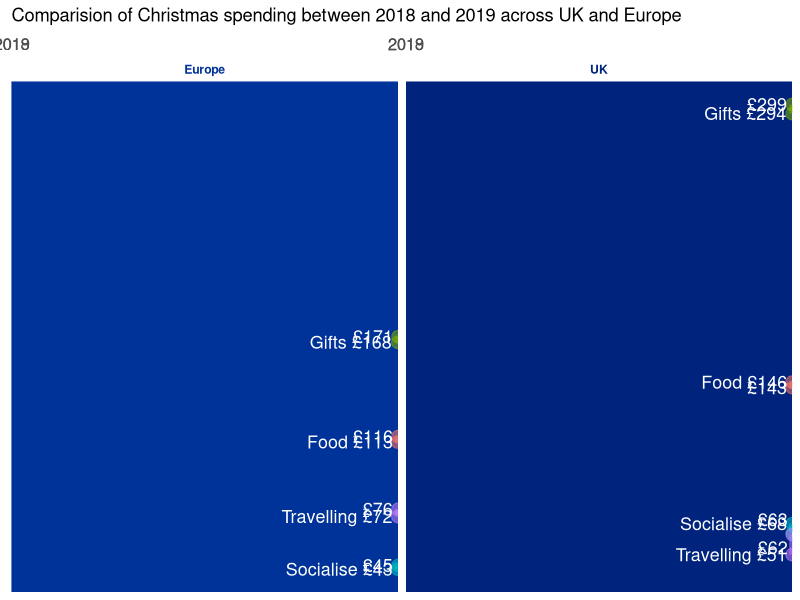
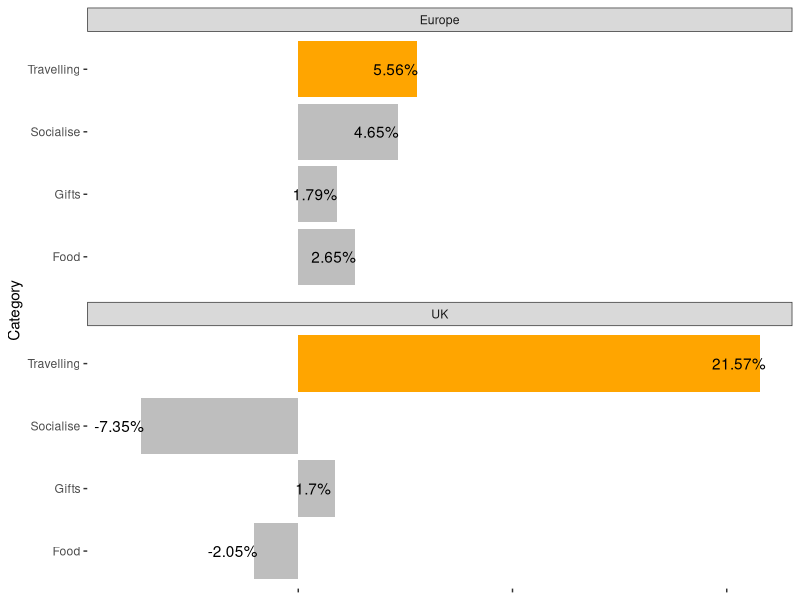
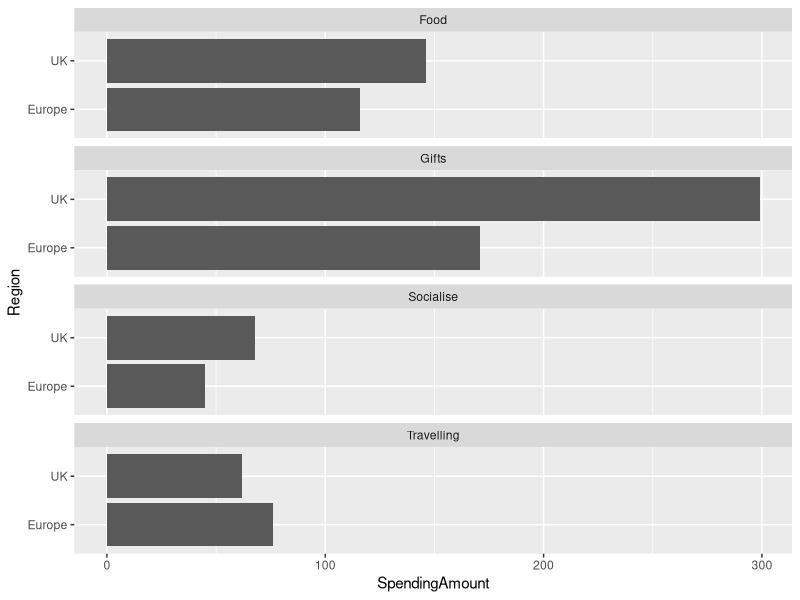
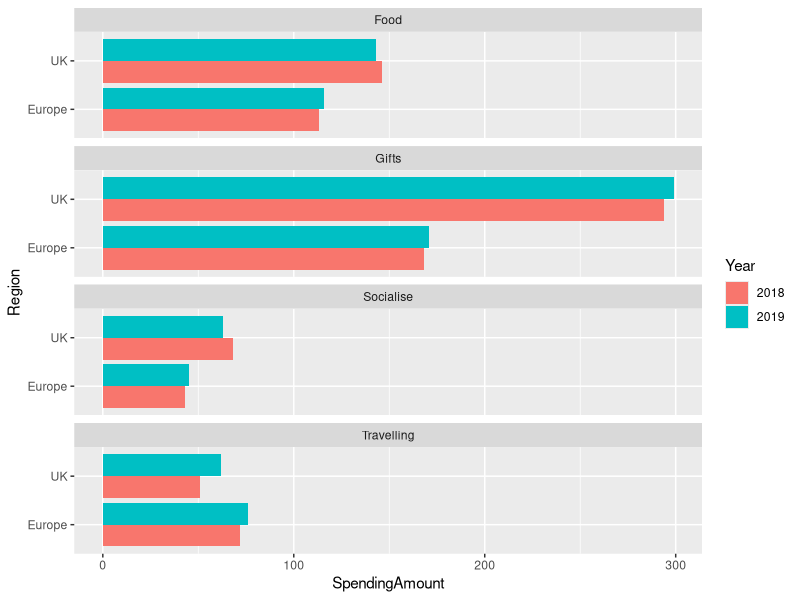

Recreate these plots in R, in order.
library(readxl)
library(tidyverse)
library(ggrepel)

christmasspending<- readxl::read_xlsx("./Christmas_spending/Data/Christmas spending.xlsx")
christmasspending<- christmasspending %>% rename(SpendingAmount=`Amount in £`)
cmasNonTotal <- christmasspending %>% filter(Category != "Total")
## find any missing values
myplot<-ggplot(data = cmasNonTotal, 
               mapping = aes(x=Year,y=SpendingAmount,group=Category)) +
  geom_line(aes(colour=Category,alpha=.5),size=2) +
  geom_point(aes(colour=Category,alpha=.5),size=4) +
  geom_text_repel(data = cmasNonTotal%>%filter(Year=="2018")
                  ,color="white"
                  ,nudge_x = -.45
                  ,mapping = aes(label=paste0(Category," ", "£",as.character(SpendingAmount)),
                                 hjust = "left", 
                                 size = 1)) +
  geom_text_repel(data = cmasNonTotal%>%filter(Year=="2019")
                  ,color='white'
                  ,nudge_x = .25
                  ,mapping = aes(label=paste0( "£",as.character(SpendingAmount)),
                                 hjust = "left", 
                                 size = 1 
                                 
                  ))+
  
  
  scale_x_discrete(position = "top",limit=c("2018","2019")) +
  
  theme_bw() +
  
  theme(legend.position = "none") +
  theme(panel.border = element_blank()) +
  
  theme(axis.title.y     = element_blank()) +
  theme(axis.text.y      = element_blank()) +
  theme(panel.grid.major.y = element_blank()) +
  theme(panel.grid.minor.y = element_blank()) +
  # Remove a few things from the x axis and increase font size
  theme(axis.title.x     = element_blank()) +
  theme(panel.grid.major.x = element_blank()) +
  theme(axis.text.x.top      = element_text(size=12)) +
  # Remove x & y tick marks
  theme(axis.ticks       = element_blank()) +
  facet_wrap(.~Region) +
  theme(strip.background = element_rect(
    color="white", fill="white"
  )) +
  
  theme(strip.text = element_text(face = "bold")) +
  
  #   #titles
  labs( title = "Comparision of Christmas spending between 2018 and 2019 across UK and Europe")

grb<-ggplotGrob(myplot)

grb$grobs[[2]]$children[[1]]$children[[1]]$gp$fill<-"#003399"
grb$grobs[[3]]$children[[1]]$children[[1]]$gp$fill<-"#00247D"
# # texts to match color
grb$grobs[[12]]$grobs[[1]]$children[[2]]$children[[1]]$gp$col<-"#003399"
grb$grobs[[13]]$grobs[[1]]$children[[2]]$children[[1]]$gp$col<-"#00247D"
plot(grb)

spendanalysis<-cmasNonTotal %>% pivot_wider(names_from = "Year",values_from = "SpendingAmount")
#spendanalysis<-spendanalysis %>% mutate(PercentChange= ((`2019`-`2018`)/`2018`)*100)
spendanalysis<-spendanalysis %>% 
  mutate(PercentChange= round(((`2019`-`2018`)/`2018`)*100,4)) %>%
  group_by(Region) %>%
  mutate(IsMax= if_else(PercentChange==max(PercentChange),1,0))
spendanalysis
                          
#round(((`2019`-`2018`)/`2018`)*100,4)
# spendanalysis<-spendanalysis %>% group_by(Region) %>% 
#   mutate("Total_2018"=sum(`2018`),"Total_2019"=sum(`2019`)) %>%
#   mutate("PropOfTotal2018"= (`2018`/Total_2018)*100,"PropOfTotal2019"= (`2019`/Total_2019)*100 )
  

ggplot(data = spendanalysis ,aes(x=Category,y=PercentChange,fill=factor(IsMax))) +
  geom_bar(stat = "identity") +
  scale_fill_manual(values=c("1"="orange","0"="gray")) +
  geom_text(mapping = aes(label=paste0(round(PercentChange,2),"%")),nudge_y = -1) +  
  facet_wrap(~Region,ncol = 1) +
  theme(legend.position = "none") +
  theme_bw() +
  theme(legend.position = "none") +
  
  theme(panel.border = element_blank()) +
  theme(axis.title.x     = element_blank()) +
  theme(axis.text.x      = element_blank()) +
  theme(panel.grid.major.x = element_blank()) +
  theme(panel.grid.minor.x = element_blank()) +
  theme(panel.grid.major.y = element_blank()) +
  theme(panel.grid.minor.y = element_blank()) +
  
    coord_flip()
  
cmasNonTotal$Year<-as.factor(cmasNonTotal$Year)

ggplot(
    data = cmasNonTotal ,
    mapping = aes(x=Region,y=SpendingAmount) )+
  geom_bar(data=cmasNonTotal, stat = "identity",group=factor(cmasNonTotal$Year),position = "dodge") +
  facet_wrap(~Category,ncol = 1) +
  coord_flip()



ggplot(
  data = cmasNonTotal
  )+
  geom_bar(data=cmasNonTotal,mapping = aes(x=Region,y=SpendingAmount,group=Year,fill=Year), stat = "identity",position = "dodge") +
 
  coord_flip() +
  facet_wrap(~Category,ncol = 1)


